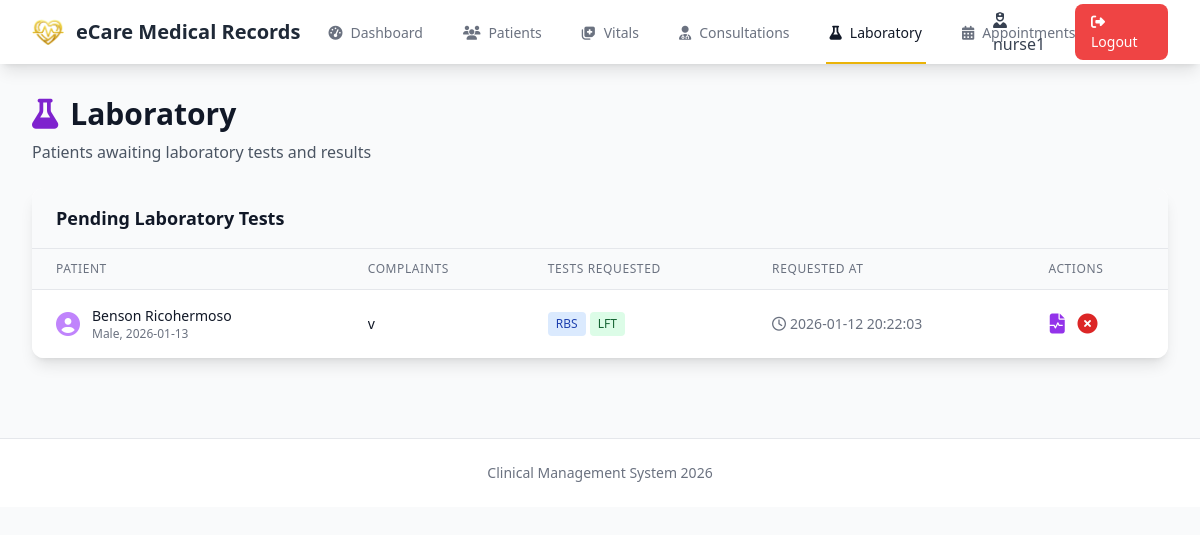
/laboratory (signed in), run on the app's committed database.
### tables this page shows
CREATE TABLE exams (
            id INTEGER PRIMARY KEY AUTOINCREMENT,
            consultation_id INTEGER NOT NULL,
            patient_id INTEGER NOT NULL,
            presenting_complaint TEXT,
            history_of_complaint TEXT,
            random_blood_sugar INTEGER DEFAULT 0,
            fasting_blood_sugar INTEGER DEFAULT 0,
            liver_function INTEGER DEFAULT 0,
            full_blood_count INTEGER DEFAULT 0,
            lipid_profile INTEGER DEFAULT 0,
            kidney_function INTEGER DEFAULT 0,
            thyroid_function INTEGER DEFAULT 0,
            urinalysis INTEGER DEFAULT 0,
            stool_examination INTEGER DEFAULT 0,
            chest_xray INTEGER DEFAULT 0,
            ecg INTEGER DEFAULT 0,
            ultrasound INTEGER DEFAULT 0,
            recommend_diagnosis INTEGER DEFAULT 0,
            clinical_details TEXT,
            status TEXT DEFAULT 'pending',
            created_by TEXT NOT NULL,
            created_at TIMESTAMP DEFAULT CURRENT_TIMESTAMP,
            FOREIGN KEY (consultation_id) REFERENCES consultations (id) ON DELETE CASCADE,
            FOREIGN KEY (patient_id) REFERENCES patients (id) ON DELETE CASCADE
        );

CREATE TABLE patients (
            id INTEGER PRIMARY KEY AUTOINCREMENT,
            name TEXT NOT NULL,
            date_of_birth TEXT NOT NULL,
            gender TEXT NOT NULL,
            blood_type TEXT,
            allergies TEXT,
            contact TEXT,
            address TEXT,
            payment_method TEXT,
            created_at TIMESTAMP DEFAULT CURRENT_TIMESTAMP,
            updated_at TIMESTAMP DEFAULT CURRENT_TIMESTAMP
        );

### app.py (the view)
@app.route('/laboratory')
@login_required
def laboratory():
    db = get_db()
    lab_patients = db.execute('''
        SELECT
            e.id as exam_id,
            e.patient_id,
            p.name,
            p.gender,
            p.date_of_birth,
            e.presenting_complaint,
            e.history_of_complaint,
            e.random_blood_sugar,
            e.fasting_blood_sugar,
            e.liver_function,
            e.full_blood_count,
            e.lipid_profile,
            e.kidney_function,
            e.thyroid_function,
            e.urinalysis,
            e.stool_examination,
            e.chest_xray,
            e.ecg,
            e.ultrasound,
            e.clinical_details,
            e.created_at
        FROM exams e
        JOIN patients p ON e.patient_id = p.id
        WHERE e.status IN ('pending', 'in_progress')
        ORDER BY e.created_at ASC
    ''').fetchall()
    return render_template('laboratory.html', lab_patients=lab_patients)

### app.py (called while the page is built)
def login_required(f):
    @wraps(f)
    def decorated_function(*args, **kwargs):
        if 'user_id' not in session:
            flash('Please log in to access this page.', 'warning')
            return redirect(url_for('login'))
        return f(*args, **kwargs)
    return decorated_function

### models/database.py (called while the page is built)
def get_db():
    if 'db' not in g:
        g.db = sqlite3.connect(
            current_app.config['DATABASE'],
            detect_types=sqlite3.PARSE_DECLTYPES
        )
        g.db.row_factory = sqlite3.Row
        g.db.execute('PRAGMA foreign_keys = ON')
    return g.db

### templates/laboratory.html (shortened to what this page needs)
{% extends "layout.html" %}
{% block content %}
<div class="slide-in">
    <div class="mb-6">
        <h1 class="text-3xl font-bold text-gray-900">
            <i class="fas fa-flask mr-3 text-purple-700"></i>Laboratory
        </h1>
        <p class="text-gray-600 mt-2">Patients awaiting laboratory tests and results</p>
    </div>
    <div class="bg-white rounded-xl shadow-lg overflow-hidden">
        <div class="px-6 py-4 bg-gray-50 border-b">
            <h2 class="text-lg font-semibold text-gray-900">Pending Laboratory Tests</h2>
        </div>
        {% if lab_patients %}
        <div class="overflow-x-auto">
            <table class="min-w-full divide-y divide-gray-200">
                <thead class="bg-gray-50">
                    <tr>
                        <th class="px-6 py-3 text-left text-xs font-medium text-gray-500 uppercase tracking-wider">Patient</th>
                        <th class="px-6 py-3 text-left text-xs font-medium text-gray-500 uppercase tracking-wider">Complaints</th>
                        <th class="px-6 py-3 text-left text-xs font-medium text-gray-500 uppercase tracking-wider">Tests Requested</th>
                        <th class="px-6 py-3 text-left text-xs font-medium text-gray-500 uppercase tracking-wider">Requested At</th>
                        <th class="px-6 py-3 text-left text-xs font-medium text-gray-500 uppercase tracking-wider">Actions</th>
                    </tr>
                </thead>
                <tbody class="bg-white divide-y divide-gray-200">
                    {% for patient in lab_patients %}
                    <tr class="hover:bg-gray-50">
                        <td class="px-6 py-4 whitespace-nowrap">
                            <div class="flex items-center">
                                <i class="fas fa-user-circle text-purple-400 text-2xl mr-3"></i>
                                <div>
                                    <div class="text-sm font-medium text-gray-900">{{ patient.name }}</div>
                                    <div class="text-xs text-gray-500">{{ patient.gender }}, {{ patient.date_of_birth }}</div>
                                </div>
                            </div>
                        </td>
                        <td class="px-6 py-4">
                            <div class="text-sm text-gray-900 max-w-xs truncate" title="{{ patient.presenting_complaint }}">
                                {{ patient.presenting_complaint }}
                            </div>
                        </td>
                        <td class="px-6 py-4">
                            <div class="flex flex-wrap gap-1">
                                {% if patient.random_blood_sugar %}<span class="px-2 py-1 text-xs bg-blue-100 text-blue-800 rounded">RBS</span>{% endif %}
                                {% if patient.liver_function %}<span class="px-2 py-1 text-xs bg-green-100 text-green-800 rounded">LFT</span>{% endif %}
                            </div>
                        </td>
                        <td class="px-6 py-4 whitespace-nowrap text-sm text-gray-500">
                            <i class="far fa-clock mr-1"></i>{{ patient.created_at }}
                        </td>
                        <td class="px-6 py-4 whitespace-nowrap text-sm font-medium">
                            <button type="button"
                                    data-exam-id="{{ patient.exam_id }}"
                                    data-patient-id="{{ patient.patient_id }}"
                                    data-patient-name="{{ patient.name }}"
                                    data-presenting-complaint="{{ patient.presenting_complaint }}"
                                    data-history="{{ patient.history_of_complaint }}"
                                    data-clinical-details="{{ patient.clinical_details }}"
                                    data-rbs="{{ patient.random_blood_sugar }}"
                                    data-fbs="{{ patient.fasting_blood_sugar }}"
                                    data-lft="{{ patient.liver_function }}"
                                    data-cbc="{{ patient.full_blood_count }}"
                                    data-lipid="{{ patient.lipid_profile }}"
                                    data-kft="{{ patient.kidney_function }}"
                                    data-thyroid="{{ patient.thyroid_function }}"
                                    data-urine="{{ patient.urinalysis }}"
                                    data-stool="{{ patient.stool_examination }}"
                                    data-xray="{{ patient.chest_xray }}"
                                    data-ecg="{{ patient.ecg }}"
                                    data-ultrasound="{{ patient.ultrasound }}"
                                    onclick="openLabResultsModal(this)"
                                    class="text-purple-600 hover:text-purple-900"
                                    title="Enter Lab Results">
                                <i class="fas fa-file-medical-alt text-xl"></i>
                            </button>
                            <form method="POST" action="/exams/cancel/{{ patient.exam_id }}" style="display:inline;" onsubmit="return confirm('Are you sure you want to cancel this exam request?');">
                                <button type="submit" class="text-red-600 hover:text-red-900 ml-2" title="Cancel Exam">
                                    <i class="fas fa-times-circle text-xl"></i>
                                </button>
                            </form>
                        </td>
                    </tr>
                    {% endfor %}
                </tbody>
            </table>
        </div>
        {% endif %}
    </div>
</div>
{% endblock %}

### templates/layout.html (shortened to what this page needs)
<!DOCTYPE html>
<html lang="en">
<head>
    <script src="https://cdn.tailwindcss.com"></script>
    <link rel="stylesheet" href="https://cdnjs.cloudflare.com/ajax/libs/font-awesome/6.4.0/css/all.min.css">
    <link rel="stylesheet" href="{{ url_for('static', filename='css/custom.css') }}">
</head>
<body class="bg-gray-50 min-h-screen">
    {% if session.user_id %}
    <nav class="bg-white shadow-lg">
        <div class="max-w-7xl mx-auto px-4 sm:px-6 lg:px-8">
            <div class="flex justify-between h-16">
                <div class="flex">
                    <div class="flex-shrink-0 flex items-center">
                        <img src="{{ url_for('static', filename='images/heart-logo.png') }}" alt="Heart Logo" class="w-8 h-8 object-contain mr-3">
                        <span class="text-xl font-bold text-gray-800">eCare Medical Records</span>
                    </div>
                    <div class="hidden sm:ml-6 sm:flex sm:space-x-8">
                        <a href="{{ url_for('dashboard') }}"
                           class="{% if request.endpoint == 'dashboard' %}border-yellow-500 text-gray-900{% else %}border-transparent text-gray-500 hover:border-gray-300 hover:text-gray-700{% endif %} inline-flex items-center px-1 pt-1 border-b-2 text-sm font-medium">
                            <i class="fas fa-tachometer-alt mr-2"></i> Dashboard
                        </a>
                        <a href="{{ url_for('patients') }}"
                           class="{% if request.endpoint == 'patients' %}border-yellow-500 text-gray-900{% else %}border-transparent text-gray-500 hover:border-gray-300 hover:text-gray-700{% endif %} inline-flex items-center px-1 pt-1 border-b-2 text-sm font-medium">
                            <i class="fas fa-users mr-2"></i> Patients
                        </a>
                        <a href="{{ url_for('vitals') }}"
                           class="{% if request.endpoint == 'vitals' %}border-yellow-500 text-gray-900{% else %}border-transparent text-gray-500 hover:border-gray-300 hover:text-gray-700{% endif %} inline-flex items-center px-1 pt-1 border-b-2 text-sm font-medium">
                            <i class="fas fa-notes-medical mr-2"></i> Vitals
                        </a>
                        <a href="{{ url_for('consultations') }}"
                           class="{% if request.endpoint == 'consultations' %}border-yellow-500 text-gray-900{% else %}border-transparent text-gray-500 hover:border-gray-300 hover:text-gray-700{% endif %} inline-flex items-center px-1 pt-1 border-b-2 text-sm font-medium">
                            <i class="fas fa-user-md mr-2"></i> Consultations
                        </a>
                        <a href="{{ url_for('laboratory') }}"
                           class="{% if request.endpoint == 'laboratory' %}border-yellow-500 text-gray-900{% else %}border-transparent text-gray-500 hover:border-gray-300 hover:text-gray-700{% endif %} inline-flex items-center px-1 pt-1 border-b-2 text-sm font-medium">
                            <i class="fas fa-flask mr-2"></i> Laboratory
                        </a>
                        <a href="{{ url_for('appointments') }}"
                           class="{% if request.endpoint == 'appointments' %}border-yellow-500 text-gray-900{% else %}border-transparent text-gray-500 hover:border-gray-300 hover:text-gray-700{% endif %} inline-flex items-center px-1 pt-1 border-b-2 text-sm font-medium">
                            <i class="fas fa-calendar-alt mr-2"></i> Appointments
                        </a>
                    </div>
                </div>
                <div class="flex items-center">
                    <span class="text-gray-700 mr-4">
                        <i class="fas fa-user-nurse mr-2"></i>{{ session.username }}
                    </span>
                    <a href="{{ url_for('logout') }}"
                       class="bg-red-500 hover:bg-red-600 text-white px-4 py-2 rounded-lg text-sm font-medium">
                        <i class="fas fa-sign-out-alt mr-2"></i>Logout
                    </a>
                </div>
            </div>
        </div>
    </nav>
    {% endif %}
    <main class="max-w-7xl mx-auto px-4 sm:px-6 lg:px-8 py-8">
        {% block content %}{% endblock %}
    </main>
    <footer class="bg-white border-t mt-12">
        <div class="max-w-7xl mx-auto px-4 sm:px-6 lg:px-8 py-6">
            <p class="text-center text-gray-500 text-sm">
                Clinical Management System 2026
            </p>
        </div>
    </footer>
</body>
</html>

### templates/layout.html (style rules this page uses)
* { box-sizing: border-box; margin: 0; padding: 0; }
body { font-family: system-ui, -apple-system, sans-serif; line-height: 1.6; }
.slide-in { animation: slideIn 0.3s ease-out; }

### data on the page
exams: username "nurse1", name "Benson Ricohermoso", gender "Male", date_of_birth "2026-01-13", presenting_complaint "v", random_blood_sugar "RBS", liver_function "LFT", created_at "2026-01-12 20:22:03"
